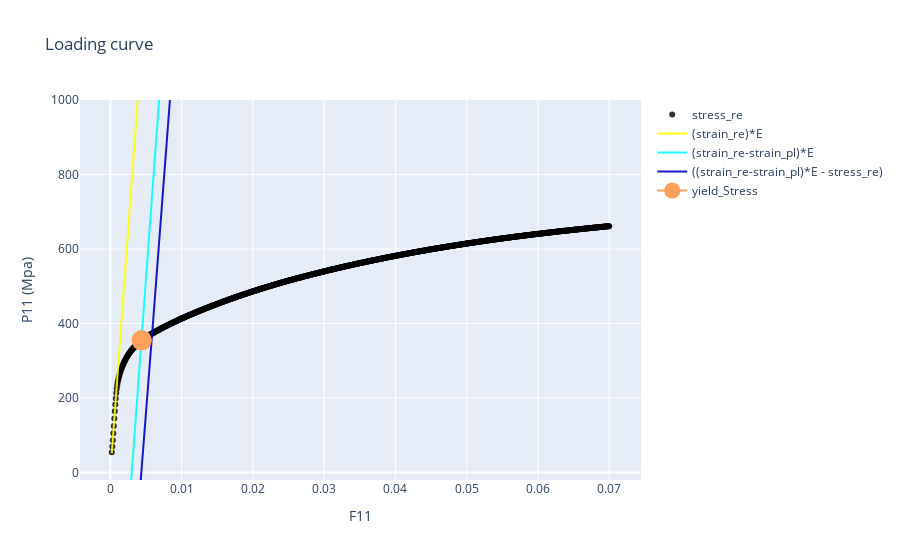

Notebook code for this chart:
### Code cell
Visualize_results(phases, O_qu,O_eu,F11,P11, VM_stress,VM_strain,brit_damage,duct_damage,Yld,IPF)

### Figure 1 — Plotly figure (JSON) as saved in the notebook; plotly's stock layout.template omitted (floating-point values rounded to 4 significant figures; data arrays with more than 128 entries replaced by an {"elided": "..."} marker saying what was removed)
{"data": [{"marker": {"color": "rgba(0, 0, 0, .8)"}, "mode": "markers", "name": "stress_re", "type": "scatter", "x": {"elided": "1000 float values"}, "y": {"elided": "1000 float values"}}, {"marker": {"color": "rgba(255, 255, 0, .9)"}, "name": "(strain_re)*E", "type": "scatter", "x": {"elided": "1000 float values"}, "y": {"elided": "1000 float values"}}, {"marker": {"color": "rgba(0, 255, 255, .9)"}, "name": "(strain_re-strain_pl)*E", "type": "scatter", "x": {"elided": "1000 float values"}, "y": {"elided": "1000 float values"}}, {"marker": {"color": "rgba(0, 0, 193, .9)"}, "name": "((strain_re-strain_pl)*E - stress_re)", "type": "scatter", "x": {"elided": "1000 float values"}, "y": {"elided": "1000 float values"}}, {"marker": {"size": 20}, "name": "yield_Stress", "type": "scatter", "x": [0.004392, 0.004392], "y": [354.9, 354.9]}], "layout": {"title": {"text": "Loading curve"}, "xaxis": {"title": {"text": "F11"}}, "yaxis": {"range": [-20, 1000], "title": {"text": "P11 (Mpa)"}}}}
